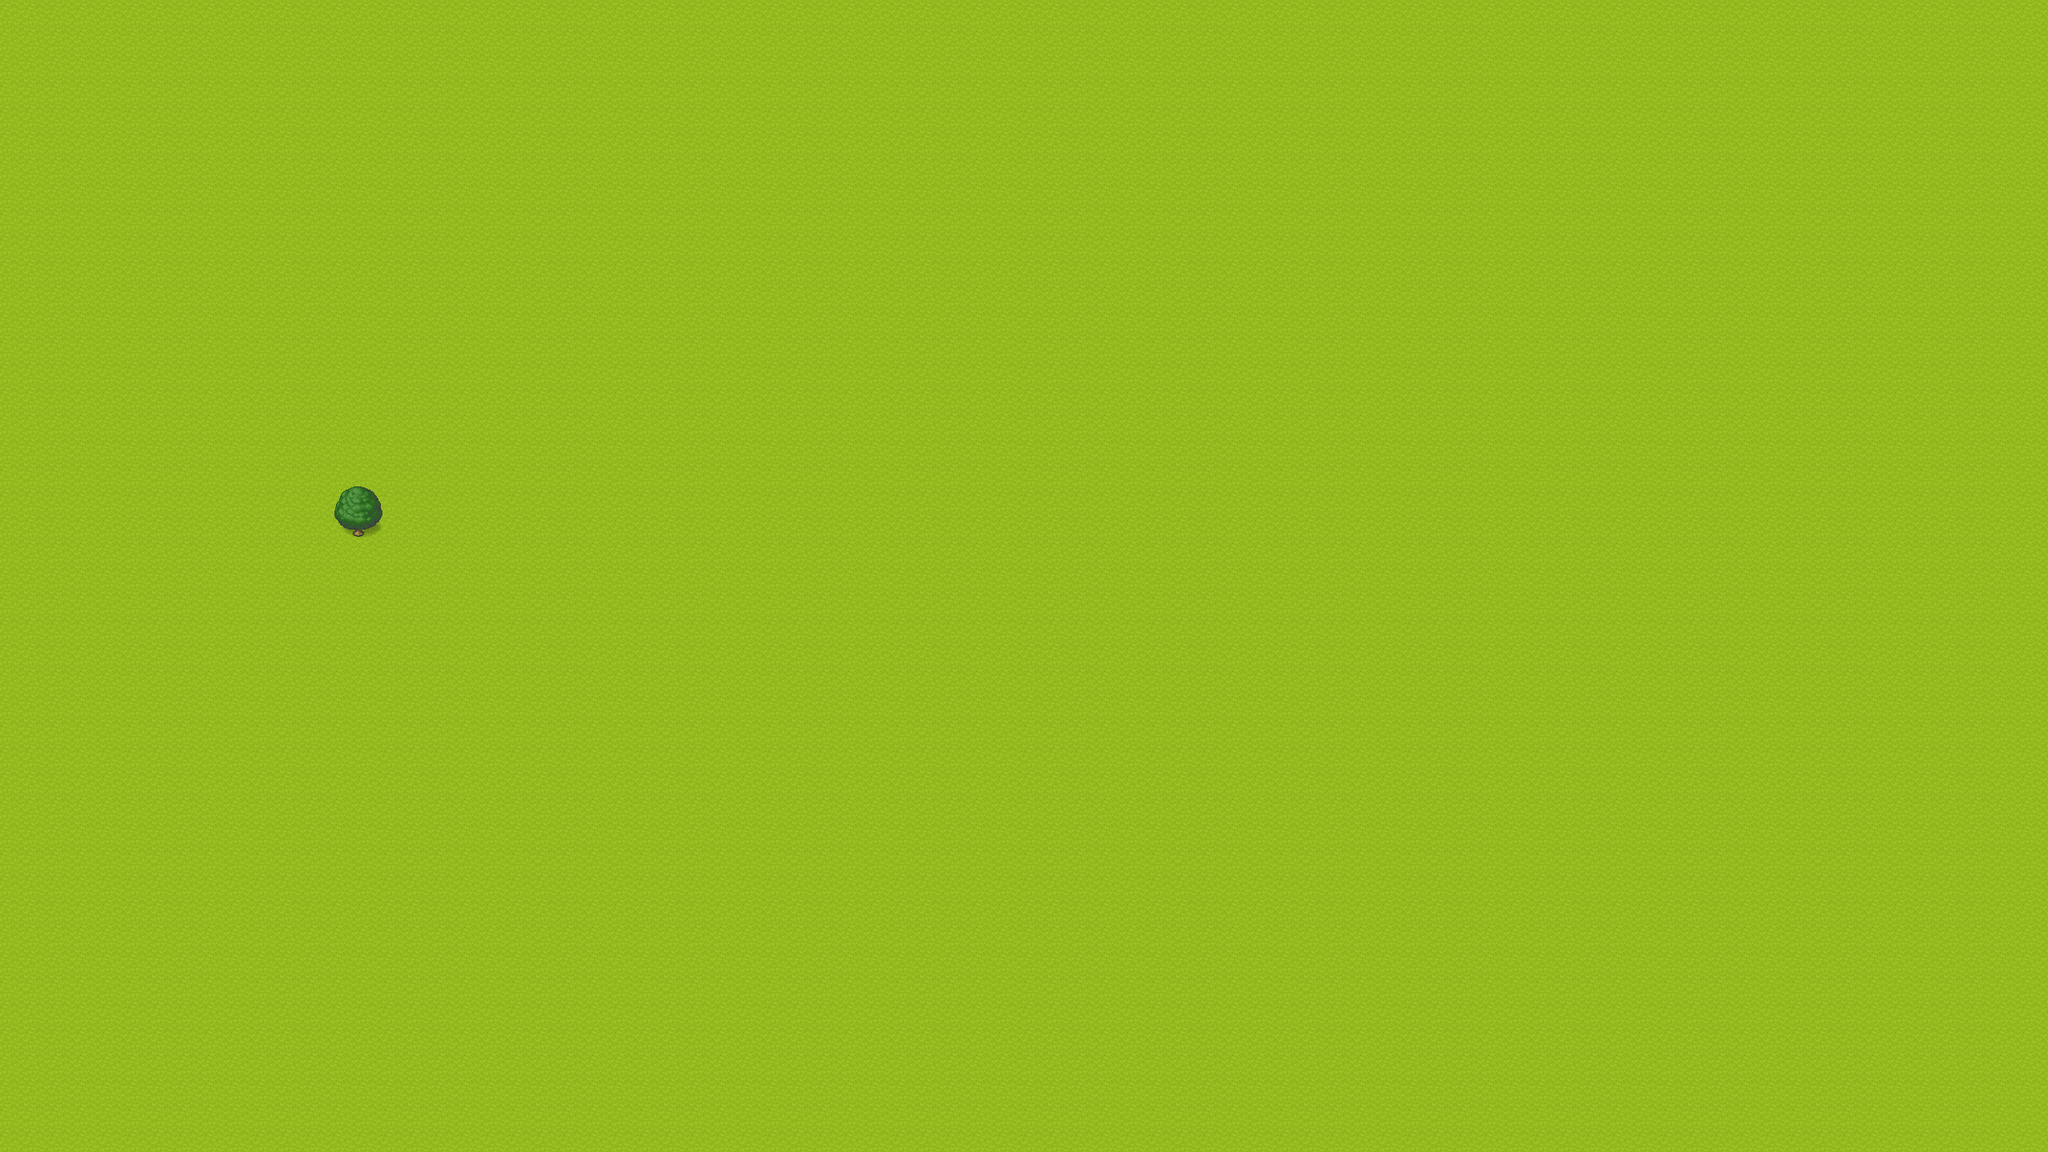

Tiled map render using the project's own tile images. Description and the map definition, with tile-layer contents summarised, below:
An orthogonal 80x45 tile map with 32x32 px tiles, 2 tile layers (Tile Layer 1, Trees).

<map version="1.9" tiledversion="1.9.2" orientation="orthogonal" renderorder="right-down" width="80" height="45" tilewidth="32" tileheight="32" infinite="0" nextlayerid="3" nextobjectid="1">
 <tileset firstgid="1" source="[Base]BaseChip_pipo.tsx" />
 <layer id="1" name="Tile Layer 1" width="80" height="45">
  <data>[3600 cells, 3600 non-empty, 1 distinct tile ids]</data>
 </layer>
 <layer id="2" name="Trees" width="80" height="45">
  <data>[3600 cells, 4 non-empty, 4 distinct tile ids]</data>
 </layer>
</map>
